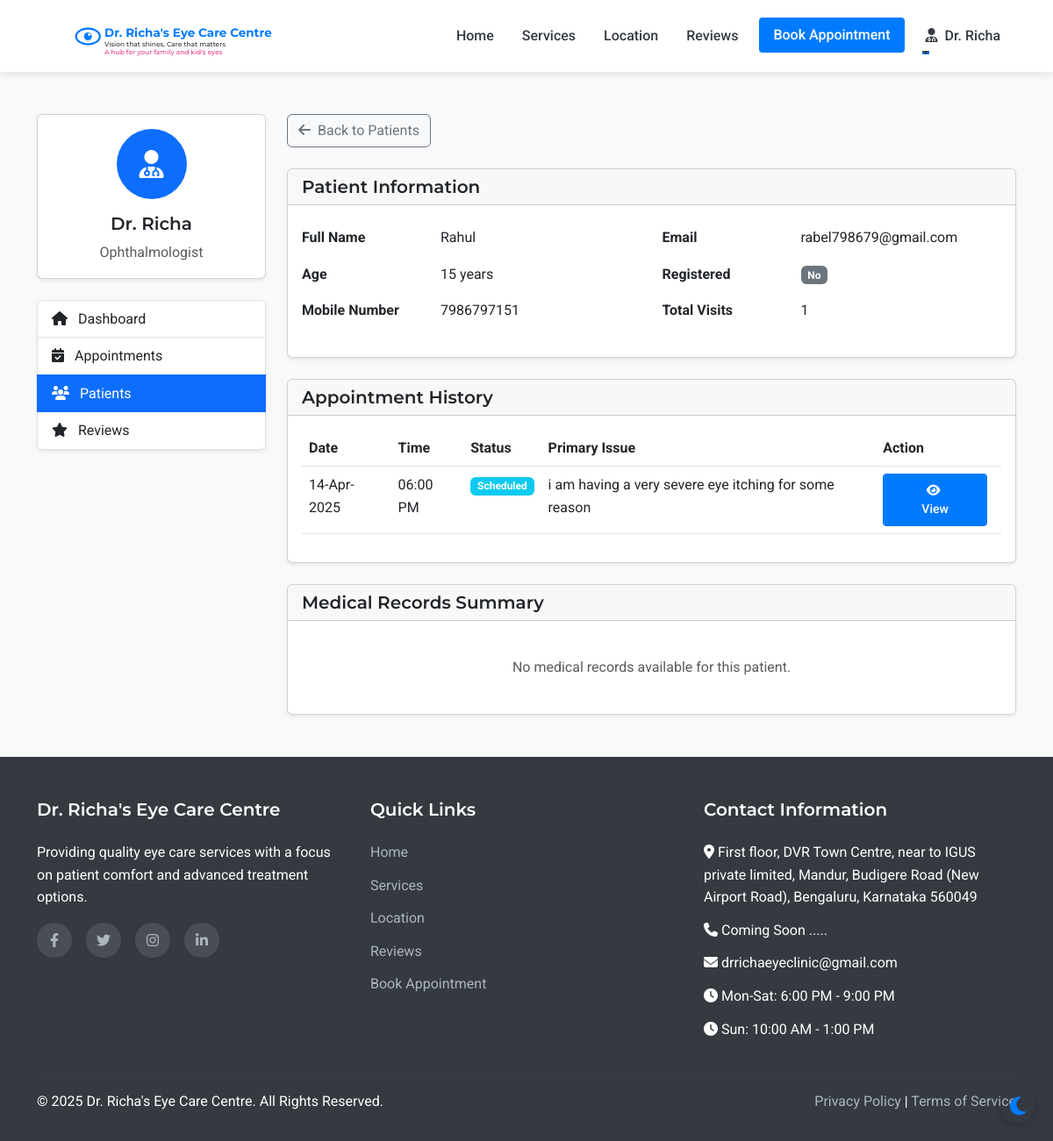
Page /admin/patient/1 (signed in) on the committed database.
### models.py (models this page shows, shortened)
class Patient(UserMixin, db.Model):
    id = db.Column(db.Integer, primary_key=True)
    full_name = db.Column(db.String(100), nullable=False)
    mobile_number = db.Column(db.String(15), nullable=False)
    email = db.Column(db.String(100), nullable=True)
    age = db.Column(db.Integer, nullable=False)
    password_hash = db.Column(db.String(256), nullable=True)
    is_registered = db.Column(db.Boolean, default=False)
    created_at = db.Column(db.DateTime, nullable=False, default=datetime.utcnow)
    appointments = db.relationship('Appointment', backref='patient', lazy=True)

class Appointment(db.Model):
    id = db.Column(db.Integer, primary_key=True)
    patient_id = db.Column(db.Integer, db.ForeignKey('patient.id'), nullable=False)
    appointment_date = db.Column(db.Date, nullable=False)
    appointment_time = db.Column(db.Time, nullable=False)
    primary_issue = db.Column(db.Text, nullable=True)
    referral_info = db.Column(db.String(255), nullable=True)
    status = db.Column(db.String(20), default='scheduled')  # scheduled, completed, cancelled
    created_at = db.Column(db.DateTime, default=datetime.utcnow)
    consultation_fee = db.Column(db.Float, nullable=False, default=500.0)
    payment_status = db.Column(db.String(20), default='pending')  # pending, paid

### routes.py (the view)
@app.route('/admin/patient/<int:patient_id>')
@login_required
def admin_patient_view(patient_id):
    if not (isinstance(current_user, Admin) or isinstance(current_user, Assistant)):
        flash('Access denied. Staff privileges required.', 'danger')
        return redirect(url_for('index'))
    patient = Patient.query.get_or_404(patient_id)
    appointments = Appointment.query.filter_by(patient_id=patient_id).order_by(desc(Appointment.appointment_date)).all()
    return render_template('admin/patient_view.html', patient=patient, appointments=appointments)

### templates/admin/patient_view.html (shortened to what this page needs)
{% extends 'layout.html' %}
{% block content %}
<section class="py-5 bg-light">
    <div class="container">
        <div class="row">
            <div class="col-lg-3 mb-4">
                <div class="card shadow-sm mb-4">
                    <div class="card-body text-center">
                        <div class="avatar-circle bg-primary text-white mb-3">
                            <i class="fas fa-user-md fa-2x"></i>
                        </div>
                        <h5 class="card-title">Dr. Richa</h5>
                        <p class="card-text text-muted">Ophthalmologist</p>
                    </div>
                </div>
                <div class="list-group shadow-sm">
                    <a href="{{ url_for('admin_dashboard') }}" class="list-group-item list-group-item-action">
                        <i class="fas fa-home me-2"></i> Dashboard
                    </a>
                    <a href="{{ url_for('admin_appointments') }}" class="list-group-item list-group-item-action">
                        <i class="fas fa-calendar-check me-2"></i> Appointments
                    </a>
                    <a href="{{ url_for('admin_patients') }}" class="list-group-item list-group-item-action active">
                        <i class="fas fa-users me-2"></i> Patients
                    </a>
                    <a href="{{ url_for('admin_reviews') }}" class="list-group-item list-group-item-action">
                        <i class="fas fa-star me-2"></i> Reviews
                    </a>
                </div>
            </div>
            <div class="col-lg-9">
                <div class="d-flex justify-content-between align-items-center mb-4">
                    <a href="{{ url_for('admin_patients') }}" class="btn btn-outline-secondary">
                        <i class="fas fa-arrow-left me-1"></i> Back to Patients
                    </a>
                </div>
                <div class="card shadow-sm mb-4">
                    <div class="card-header">
                        <h5 class="mb-0">Patient Information</h5>
                    </div>
                    <div class="card-body">
                        <div class="row">
                            <div class="col-md-6">
                                <table class="table table-borderless">
                                    <tr>
                                        <th class="ps-0" style="width: 150px;">Full Name</th>
                                        <td>{{ patient.full_name }}</td>
                                    </tr>
                                    <tr>
                                        <th class="ps-0">Age</th>
                                        <td>{{ patient.age }} years</td>
                                    </tr>
                                    <tr>
                                        <th class="ps-0">Mobile Number</th>
                                        <td>{{ patient.mobile_number }}</td>
                                    </tr>
                                </table>
                            </div>
                            <div class="col-md-6">
                                <table class="table table-borderless">
                                    <tr>
                                        <th class="ps-0" style="width: 150px;">Email</th>
                                        <td>{{ patient.email or 'Not provided' }}</td>
                                    </tr>
                                    <tr>
                                        <th class="ps-0">Registered</th>
                                        <td>
                                            {% if patient.is_registered %}
                                                <span class="badge bg-success">Yes</span>
                                            {% else %}
                                                <span class="badge bg-secondary">No</span>
                                            {% endif %}
                                        </td>
                                    </tr>
                                    <tr>
                                        <th class="ps-0">Total Visits</th>
                                        <td>{{ patient.appointments|length }}</td>
                                    </tr>
                                </table>
                            </div>
                        </div>
                    </div>
                </div>
                <div class="card shadow-sm mb-4">
                    <div class="card-header">
                        <h5 class="mb-0">Appointment History</h5>
                    </div>
                    <div class="card-body">
                        {% if patient.appointments %}
                            <div class="table-responsive">
                                <table class="table table-hover">
                                    <thead>
                                        <tr>
                                            <th>Date</th>
                                            <th>Time</th>
                                            <th>Status</th>
                                            <th>Primary Issue</th>
                                            <th>Action</th>
                                        </tr>
                                    </thead>
                                    <tbody>
                                        {% for appointment in patient.appointments|sort(attribute='appointment_date', reverse=true) %}
                                            <tr>
                                                <td>{{ appointment.appointment_date.strftime('%d-%b-%Y') }}</td>
                                                <td>{{ appointment.appointment_time.strftime('%I:%M %p') }}</td>
                                                <td>
                                                    {% if appointment.status == 'scheduled' %}
                                                        <span class="badge bg-info">Scheduled</span>
                                                    {% elif appointment.status == 'completed' %}
                                                        <span class="badge bg-success">Completed</span>
                                                    {% elif appointment.status == 'cancelled' %}
                                                        <span class="badge bg-danger">Cancelled</span>
                                                    {% endif %}
                                                </td>
                                                <td>{{ appointment.primary_issue or 'Not specified' }}</td>
                                                <td>
                                                    <div class="btn-group" role="group">
                                                        <a href="{{ url_for('admin_appointment_view', appointment_id=appointment.id) }}" class="btn btn-sm btn-primary me-2">
                                                            <i class="fas fa-eye me-1"></i> View
                                                        </a>
                                                    </div>
                                                </td>
                                            </tr>
                                        {% endfor %}
                                    </tbody>
                                </table>
                            </div>
                        {% else %}
                            <div class="text-center p-4">
                                <p class="text-muted mb-0">No appointment history for this patient.</p>
                            </div>
                        {% endif %}
                    </div>
                </div>
                <div class="card shadow-sm">
                    <div class="card-header">
                        <h5 class="mb-0">Medical Records Summary</h5>
                    </div>
                    <div class="card-body">
                        {% set has_records = false %}
                        {% for appointment in patient.appointments %}
                            {% if appointment.medical_record %}
                                {% set has_records = true %}
                            {% endif %}
                        {% endfor %}
                        {% if has_records %}
                            <div class="accordion" id="medicalRecordsAccordion">
                                {% for appointment in patient.appointments|sort(attribute='appointment_date', reverse=true) %}
                                    {% if appointment.medical_record %}
                                        <div class="accordion-item mb-3 border">
                                            <h2 class="accordion-header" id="heading{{ appointment.id }}">
                                                <button class="accordion-button collapsed" type="button" data-bs-toggle="collapse" data-bs-target="#collapse{{ appointment.id }}" aria-expanded="false" aria-controls="collapse{{ appointment.id }}">
                                                    <div class="d-flex w-100 justify-content-between align-items-center">
                                                        <span>
                                                            <strong>Visit: {{ appointment.appointment_date.strftime('%d-%b-%Y') }}</strong>
                                                        </span>
                                                    </div>
                                                </button>
                                            </h2>
                                            <div id="collapse{{ appointment.id }}" class="accordion-collapse collapse" aria-labelledby="heading{{ appointment.id }}" data-bs-parent="#medicalRecordsAccordion">
                                                <div class="accordion-body">
                                                    <div class="mb-4">
                                                        <h6 class="border-bottom pb-2 mb-3">Diagnosis</h6>
                                                        <p>{{ appointment.medical_record[0].diagnosis or 'No diagnosis recorded.' }}</p>
                                                    </div>
                                                    <div class="row mb-4">
                                                        <div class="col-md-6">
                                                            <h6 class="border-bottom pb-2 mb-3">Left Eye Findings</h6>
                                                            <p>{{ appointment.medical_record[0].left_eye_findings or 'No findings recorded.' }}</p>
                                                        </div>
                                                        <div class="col-md-6">
                                                            <h6 class="border-bottom pb-2 mb-3">Right Eye Findings</h6>
                                                            <p>{{ appointment.medical_record[0].right_eye_findings or 'No findings recorded.' }}</p>
                                                        </div>
                                                    </div>
                                                    <div class="mb-4">
                                                        <h6 class="border-bottom pb-2 mb-3">Prescribed Medications</h6>
                                                        <p>{{ appointment.medical_record[0].prescribed_medications or 'No medications prescribed.' }}</p>
                                                    </div>
                                                    <div class="mb-4">
                                                        <h6 class="border-bottom pb-2 mb-3">Prescribed Eyewear</h6>
                                                        <p>{{ appointment.medical_record[0].prescribed_eyewear or 'No eyewear prescribed.' }}</p>
                                                    </div>
                                                    <div class="mb-4">
                                                        <h6 class="border-bottom pb-2 mb-3">Follow-up Instructions</h6>
                                                        <p>{{ appointment.medical_record[0].follow_up_instructions or 'No follow-up instructions provided.' }}</p>
                                                    </div>
                                                    <div>
                                                        <h6 class="border-bottom pb-2 mb-3">Next Appointment Recommendation</h6>
                                                        <p>{{ appointment.medical_record[0].next_appointment_recommendation or 'No recommendation for next appointment.' }}</p>
                                                    </div>
                                                </div>
                                            </div>
                                        </div>
                                    {% endif %}
                                {% endfor %}
                            </div>
                        {% else %}
                            <div class="text-center p-4">
                                <p class="text-muted mb-0">No medical records available for this patient.</p>
                            </div>
                        {% endif %}
                    </div>
                </div>
            </div>
        </div>
    </div>
</section>
{% endblock %}

### rows in the picture
Patient: full_name "Rahul", age "15", mobile_number "7986797151", email "rabel798679@gmail.com"
Appointment: appointment_date "14-Apr-2025", appointment_time "06:00 PM", status "Scheduled", primary_issue "i am having a very severe eye itching for some reason"

### other values in the picture
{{ patient.appointments|length }} "1"
